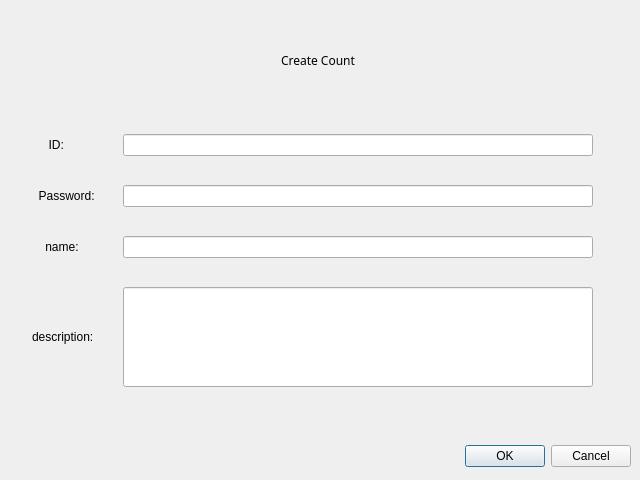
<?xml version="1.0" encoding="UTF-8"?>
<ui version="4.0">
 <class>signupdialog</class>
 <widget class="QDialog" name="signupdialog">
  <property name="geometry">
   <rect>
    <x>0</x>
    <y>0</y>
    <width>640</width>
    <height>480</height>
   </rect>
  </property>
  <property name="windowTitle">
   <string>Dialog</string>
  </property>
  <widget class="QDialogButtonBox" name="buttonBox">
   <property name="geometry">
    <rect>
     <x>10</x>
     <y>440</y>
     <width>621</width>
     <height>32</height>
    </rect>
   </property>
   <property name="styleSheet">
    <string notr="true"/>
   </property>
   <property name="orientation">
    <enum>Qt::Horizontal</enum>
   </property>
   <property name="standardButtons">
    <set>QDialogButtonBox::Cancel|QDialogButtonBox::Ok</set>
   </property>
  </widget>
  <widget class="QWidget" name="layoutWidget">
   <property name="geometry">
    <rect>
     <x>32</x>
     <y>111</y>
     <width>571</width>
     <height>301</height>
    </rect>
   </property>
   <layout class="QGridLayout" name="gridLayout">
    <item row="0" column="0">
     <layout class="QHBoxLayout" name="horizontalLayout">
      <property name="rightMargin">
       <number>10</number>
      </property>
      <item>
       <widget class="QLabel" name="label">
        <property name="minimumSize">
         <size>
          <width>50</width>
          <height>0</height>
         </size>
        </property>
        <property name="styleSheet">
         <string notr="true">font: italic 9pt &quot;Arial&quot;;</string>
        </property>
        <property name="text">
         <string>     ID:    </string>
        </property>
       </widget>
      </item>
      <item>
       <widget class="QLineEdit" name="id">
        <property name="minimumSize">
         <size>
          <width>200</width>
          <height>0</height>
         </size>
        </property>
        <property name="maximumSize">
         <size>
          <width>470</width>
          <height>16777215</height>
         </size>
        </property>
       </widget>
      </item>
     </layout>
    </item>
    <item row="1" column="0">
     <layout class="QHBoxLayout" name="horizontalLayout_2">
      <property name="rightMargin">
       <number>10</number>
      </property>
      <item>
       <widget class="QLabel" name="label_2">
        <property name="minimumSize">
         <size>
          <width>50</width>
          <height>0</height>
         </size>
        </property>
        <property name="styleSheet">
         <string notr="true">font: italic 9pt &quot;Arial&quot;;</string>
        </property>
        <property name="text">
         <string>  Password: </string>
        </property>
       </widget>
      </item>
      <item>
       <widget class="QLineEdit" name="passwd">
        <property name="minimumSize">
         <size>
          <width>470</width>
          <height>0</height>
         </size>
        </property>
        <property name="maximumSize">
         <size>
          <width>470</width>
          <height>16777215</height>
         </size>
        </property>
       </widget>
      </item>
     </layout>
    </item>
    <item row="2" column="0">
     <layout class="QHBoxLayout" name="horizontalLayout_3">
      <property name="rightMargin">
       <number>10</number>
      </property>
      <item>
       <widget class="QLabel" name="label_3">
        <property name="minimumSize">
         <size>
          <width>50</width>
          <height>0</height>
         </size>
        </property>
        <property name="styleSheet">
         <string notr="true">font: italic 9pt &quot;Arial&quot;;</string>
        </property>
        <property name="text">
         <string>    name:   </string>
        </property>
       </widget>
      </item>
      <item>
       <widget class="QLineEdit" name="name">
        <property name="maximumSize">
         <size>
          <width>470</width>
          <height>16777215</height>
         </size>
        </property>
       </widget>
      </item>
     </layout>
    </item>
    <item row="3" column="0">
     <layout class="QHBoxLayout" name="horizontalLayout_4">
      <property name="rightMargin">
       <number>10</number>
      </property>
      <item>
       <widget class="QLabel" name="label_4">
        <property name="minimumSize">
         <size>
          <width>50</width>
          <height>100</height>
         </size>
        </property>
        <property name="styleSheet">
         <string notr="true">font: italic 9pt &quot;Arial&quot;;</string>
        </property>
        <property name="text">
         <string>description:</string>
        </property>
       </widget>
      </item>
      <item>
       <widget class="QLineEdit" name="description">
        <property name="minimumSize">
         <size>
          <width>200</width>
          <height>100</height>
         </size>
        </property>
        <property name="maximumSize">
         <size>
          <width>470</width>
          <height>16777215</height>
         </size>
        </property>
       </widget>
      </item>
     </layout>
    </item>
   </layout>
  </widget>
  <widget class="QWidget" name="layoutWidget">
   <property name="geometry">
    <rect>
     <x>33</x>
     <y>34</y>
     <width>571</width>
     <height>52</height>
    </rect>
   </property>
   <layout class="QHBoxLayout" name="horizontalLayout_5">
    <item>
     <spacer name="horizontalSpacer">
      <property name="orientation">
       <enum>Qt::Horizontal</enum>
      </property>
      <property name="sizeHint" stdset="0">
       <size>
        <width>40</width>
        <height>20</height>
       </size>
      </property>
     </spacer>
    </item>
    <item>
     <widget class="QLabel" name="label_5">
      <property name="minimumSize">
       <size>
        <width>0</width>
        <height>50</height>
       </size>
      </property>
      <property name="maximumSize">
       <size>
        <width>16777215</width>
        <height>50</height>
       </size>
      </property>
      <property name="font">
       <font>
        <family>Algerian</family>
        <pointsize>9</pointsize>
        <weight>9</weight>
        <italic>false</italic>
        <bold>false</bold>
       </font>
      </property>
      <property name="styleSheet">
       <string notr="true"/>
      </property>
      <property name="text">
       <string>Create Count</string>
      </property>
     </widget>
    </item>
    <item>
     <spacer name="horizontalSpacer_2">
      <property name="orientation">
       <enum>Qt::Horizontal</enum>
      </property>
      <property name="sizeHint" stdset="0">
       <size>
        <width>40</width>
        <height>20</height>
       </size>
      </property>
     </spacer>
    </item>
   </layout>
  </widget>
 </widget>
 <resources/>
 <connections>
  <connection>
   <sender>buttonBox</sender>
   <signal>accepted()</signal>
   <receiver>signupdialog</receiver>
   <slot>accept()</slot>
   <hints>
    <hint type="sourcelabel">
     <x>248</x>
     <y>254</y>
    </hint>
    <hint type="destinationlabel">
     <x>157</x>
     <y>274</y>
    </hint>
   </hints>
  </connection>
  <connection>
   <sender>buttonBox</sender>
   <signal>rejected()</signal>
   <receiver>signupdialog</receiver>
   <slot>reject()</slot>
   <hints>
    <hint type="sourcelabel">
     <x>316</x>
     <y>260</y>
    </hint>
    <hint type="destinationlabel">
     <x>286</x>
     <y>274</y>
    </hint>
   </hints>
  </connection>
 </connections>
</ui>
